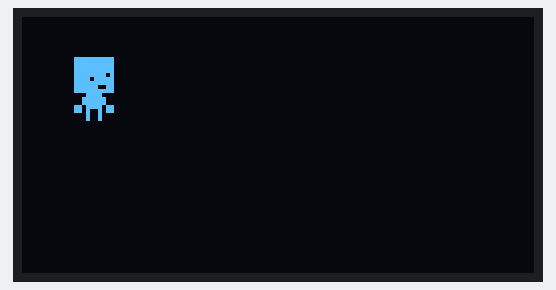
Simulated run of this sketch. Board: Arduino Uno, built with avr-gcc and run on an emulated ATmega328P. Parts: 128×64 one-colour display. Random numbers use the default seed unless the sketch sets one.

Above: at 0.21 s.
At 1.18 s:
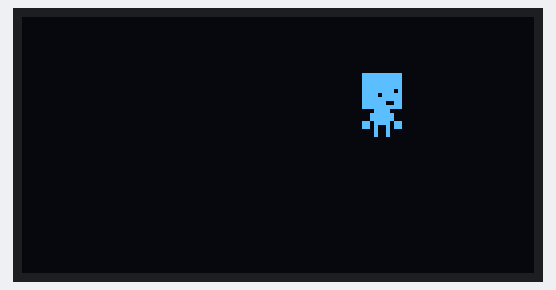
At 2.46 s:
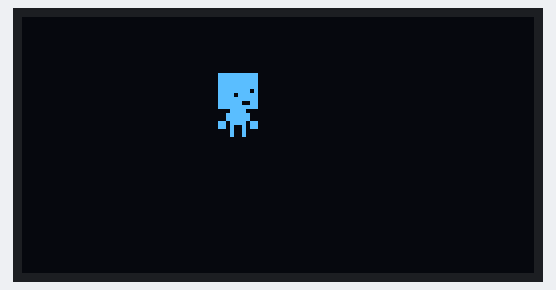
At 4.71 s:
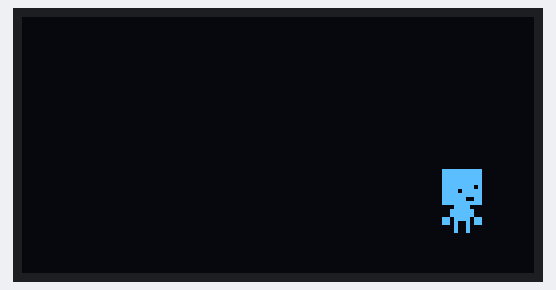
At 6.95 s:
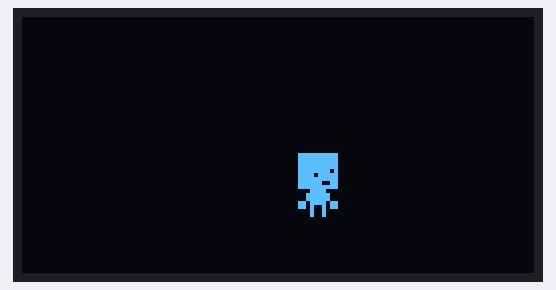
At 9.52 s:
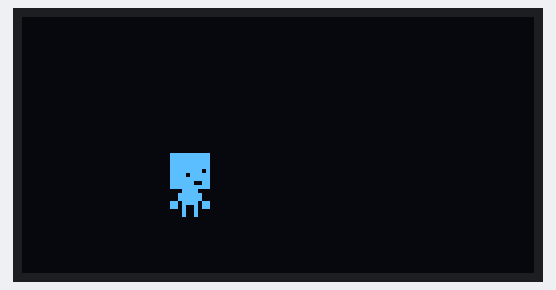

Measured:
- by itself, everything shown: repeats every 9.0 s, in 28 steps

The sketch:

bouncingball.ino
```cpp
#include <Wire.h>
#include <Adafruit_GFX.h>
#include <Adafruit_SSD1306.h>

Adafruit_SSD1306 _display(128, 64, &Wire, 4);

const unsigned char PROGMEM chara [] = {
  0x1f, 0xf8, 0x1f, 0xf8, 0x1f, 0xf8, 0x1f, 0xf8, 0x1f, 0xe8, 0x1e, 0xf8, 0x1f, 0xf8, 0x1f, 0x98,
  0x1f, 0xf8, 0x03, 0xc0, 0x07, 0xe0, 0x07, 0xe0, 0x1b, 0xd8, 0x1a, 0x58, 0x02, 0x40, 0x02, 0x40
};

const int _Radius = 16;
int _x = 8;
int _y = 8;
int _xSpeed = 0;
int _ySpeed = 0;

void setup() {
  _display.begin(SSD1306_SWITCHCAPVCC, 0x3D);

  _xSpeed = random(1, 4);
  _ySpeed = random(1, 4);
}

void loop() {
  _display.clearDisplay();

  _x += _xSpeed;
  _y += _ySpeed;

  if (_x <= 0 || _x + _Radius >= _display.width()) {
    _xSpeed = _xSpeed * -1;
  }

  if (_y <= 0 || _y + _Radius >= _display.height()) {
    _ySpeed = _ySpeed * -1;
  }

  _display.drawBitmap(_x, _y, chara, 16, 16, WHITE);

  _display.display();
}
```
